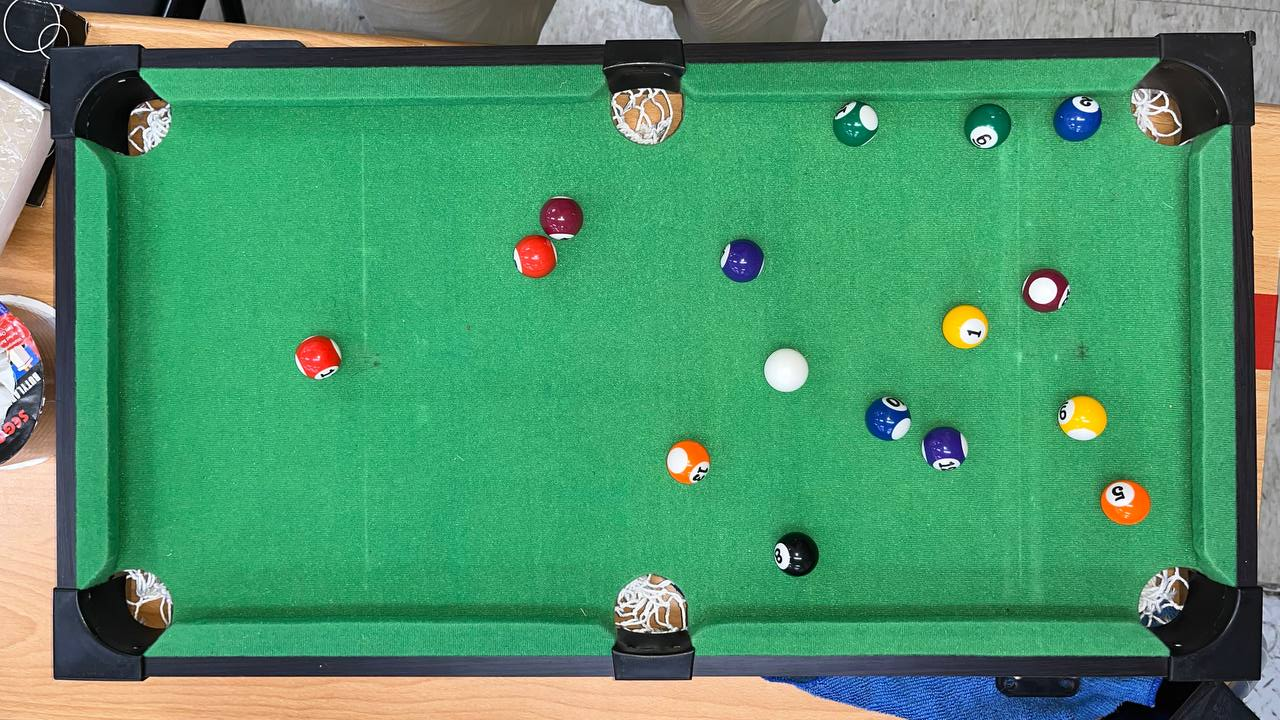
#> input picture filter table pics/poolballs2.jpeg, 1280 x 720 px, found by its file name
$ python filter_ball.py
#> lines starting #> are read from the running program, lines starting #| are printed output that depends on the picture; after the words box and inside, x2 and y2 are one past the last pixel; in counts of white or black regions, pixels touching at a corner belong together
import cv2
import matplotlib.pyplot as plt
import numpy as np

from mpl_toolkits.mplot3d import Axes3D
from matplotlib import cm
from matplotlib import colors

# [5 lines left out: function filter, not called in this run]

def do_canny(img):
    canny = cv2.Canny(img,30,200)
    return canny

def display_color(light, dark):
    l_square = np.full((10, 10, 3), light, dtype=np.uint8) / 255.0
    d_square = np.full((10, 10, 3), dark, dtype=np.uint8) / 255.0
    plt.subplot(1, 2, 1)
    plt.imshow(l_square)
    plt.subplot(1, 2, 2)
    plt.imshow(d_square)
    plt.show()

# [18 lines left out: functions plot_3dspace, show_image, not called in this run]

img_cv = cv2.imread('/home/zack/IDPoolBall/filter table pics/poolballs2.jpeg')
#> img_cv is the input picture: shape (720, 1280, 3); mean B, G, R 106.3, 147.2, 76.3
img_plt = cv2.cvtColor(img_cv, cv2.COLOR_BGR2RGB)

plt.imshow(img_plt)
plt.show()

# plot_3dspace(img_plt)

#DEFINE BILLARD BALL COLOR
light_red = (255,100,100)
dark_red = (100,0,0)
display_color(light_red, dark_red)
#> in display_color, `plt.show()`:
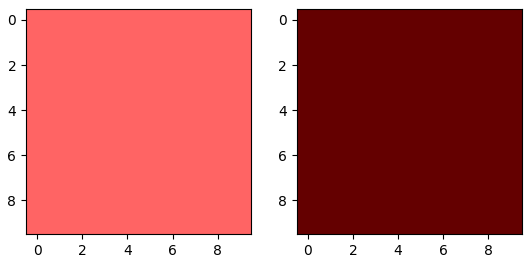
#> figure drawn by matplotlib, 2 panels

pure_white = (255,255,255)
off_white = (215,215,215)
display_color(pure_white, off_white)
#> call 2 of display_color, with light = (255, 255, 255), dark = (215, 215, 215)
#> in display_color (call 2), `plt.show()`:
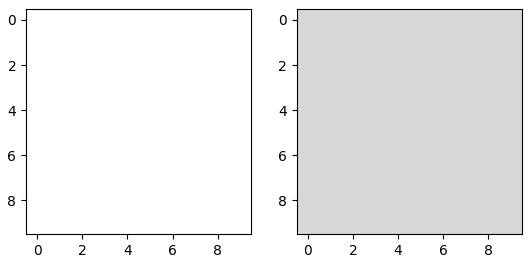
#> figure drawn by matplotlib, 2 panels

off_black = (40,40,40)
pure_black = (0,0,0)
display_color(off_black, pure_black)
#> call 3 of display_color, with light = (40, 40, 40), dark = (0, 0, 0)
#> in display_color (call 3), `plt.show()`:
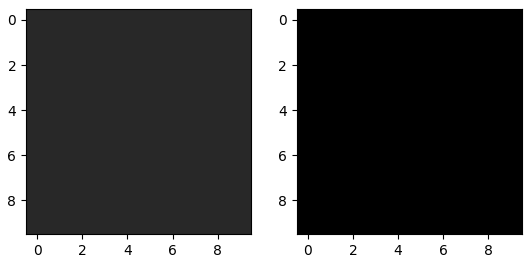
#> figure drawn by matplotlib, 2 panels


red_mask = cv2.inRange(img_plt, dark_red, light_red)
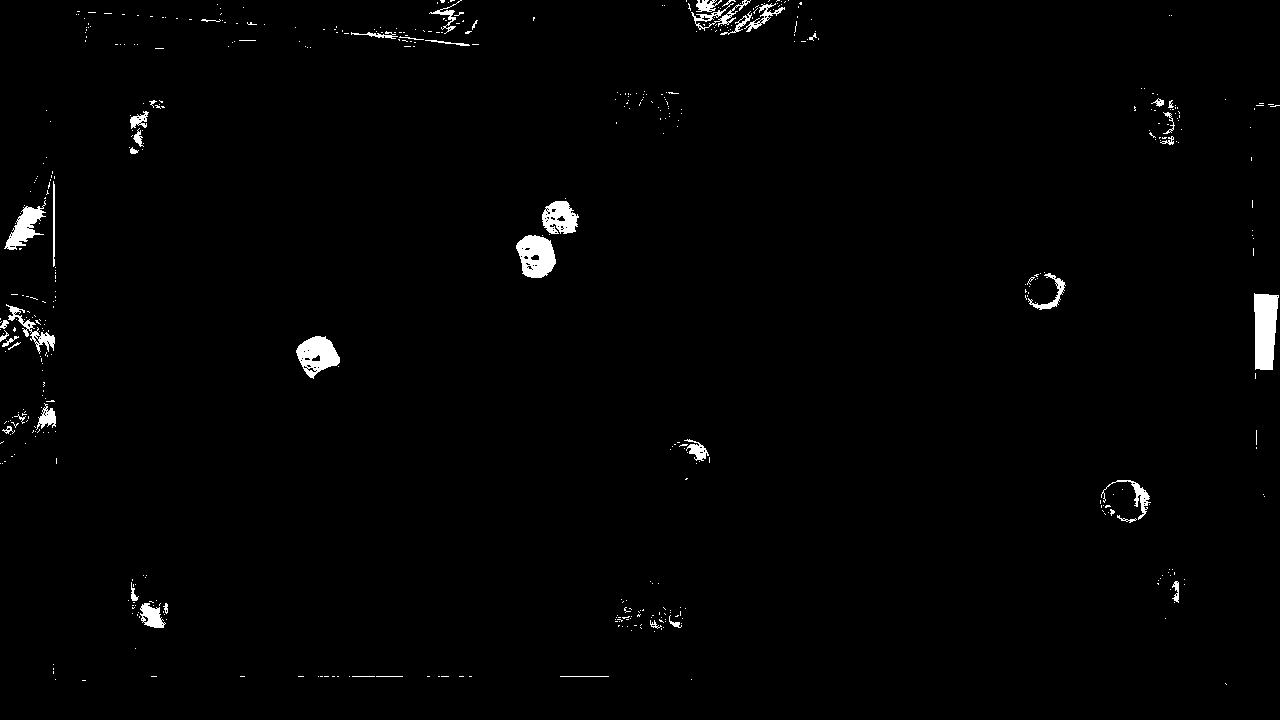
#> red_mask: shape (720, 1280); 1.3% white; 519 white regions (471 under 20 px), largest, box (x1, y1, x2, y2) and area: (1254, 293, 1279, 370) 1573, (516, 235, 556, 278) 1232, (296, 336, 340, 379) 1126
white_mask = cv2.inRange(img_plt, off_white, pure_white)
#> white_mask: shape (720, 1280); 1.3% white; 306 white regions (249 under 20 px), largest, box (x1, y1, x2, y2) and area: (615, 575, 685, 628) 1158, (766, 353, 805, 391) 1124, (0, 351, 20, 419) 617
black_mask = cv2.inRange(img_plt, pure_black, off_black)
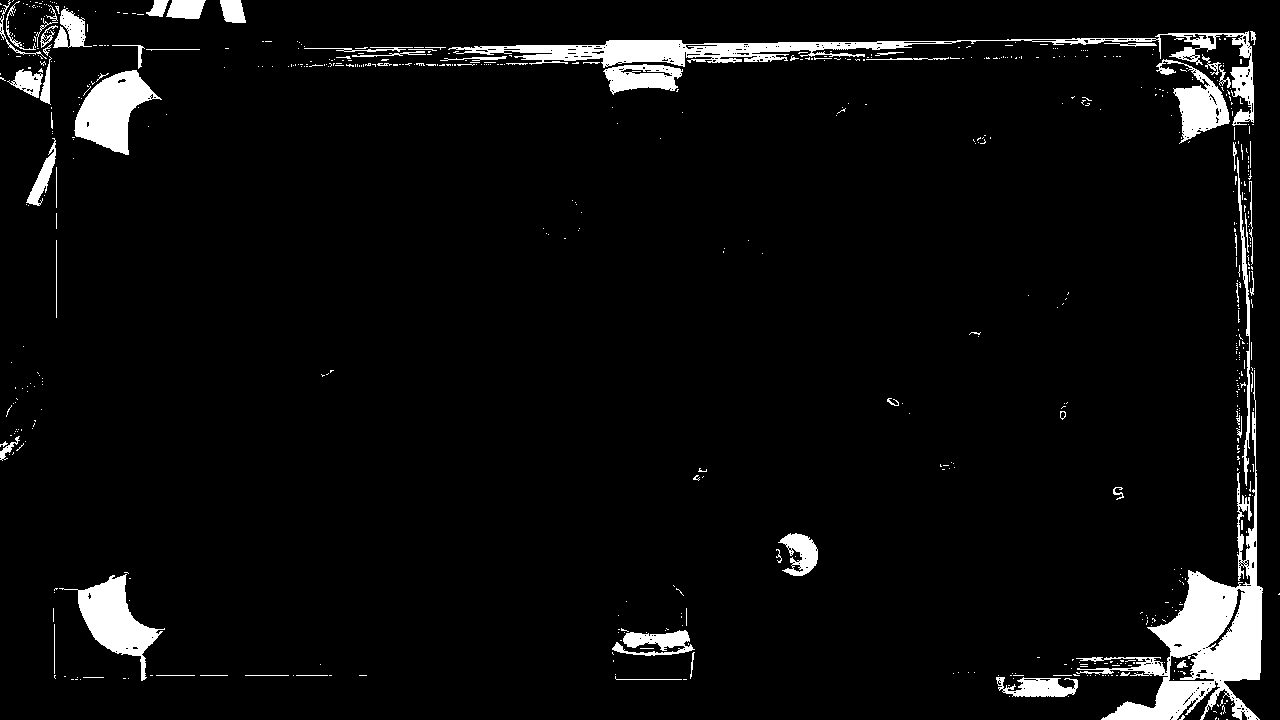
#> black_mask: shape (720, 1280); 5% white; 653 white regions (579 under 20 px), largest, box (x1, y1, x2, y2) and area: (1076, 370, 1263, 720) 12913, (448, 31, 1254, 126) 8530, (74, 70, 162, 155) 3841
# show_image(red_mask)
# show_image(white_mask)
# show_image(black_mask)
result = cv2.bitwise_and(img_plt, img_plt, mask=red_mask+white_mask+black_mask)
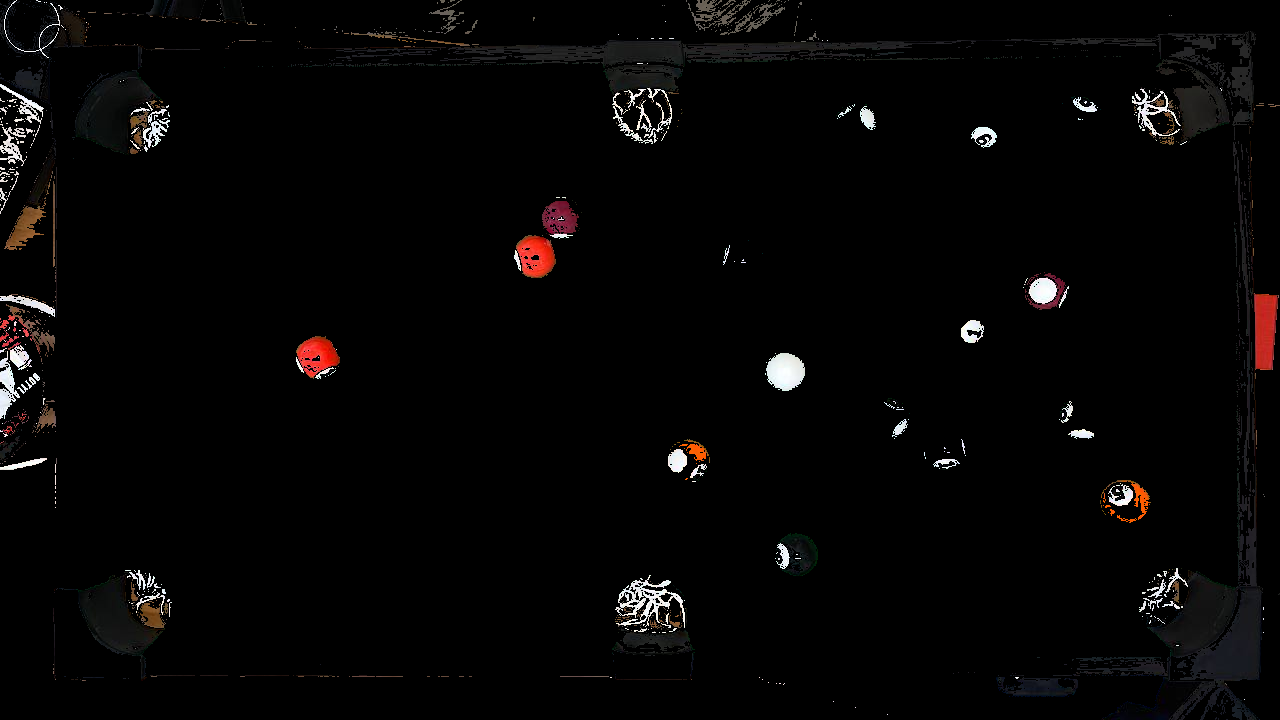
#> result: shape (720, 1280, 3); mean R, G, B 6.1, 5.1, 4.9
plt.imshow(result)
plt.show()

$ run again, with filter table pics/poolballs1.jpeg copied over filter table pics/poolballs2.jpeg
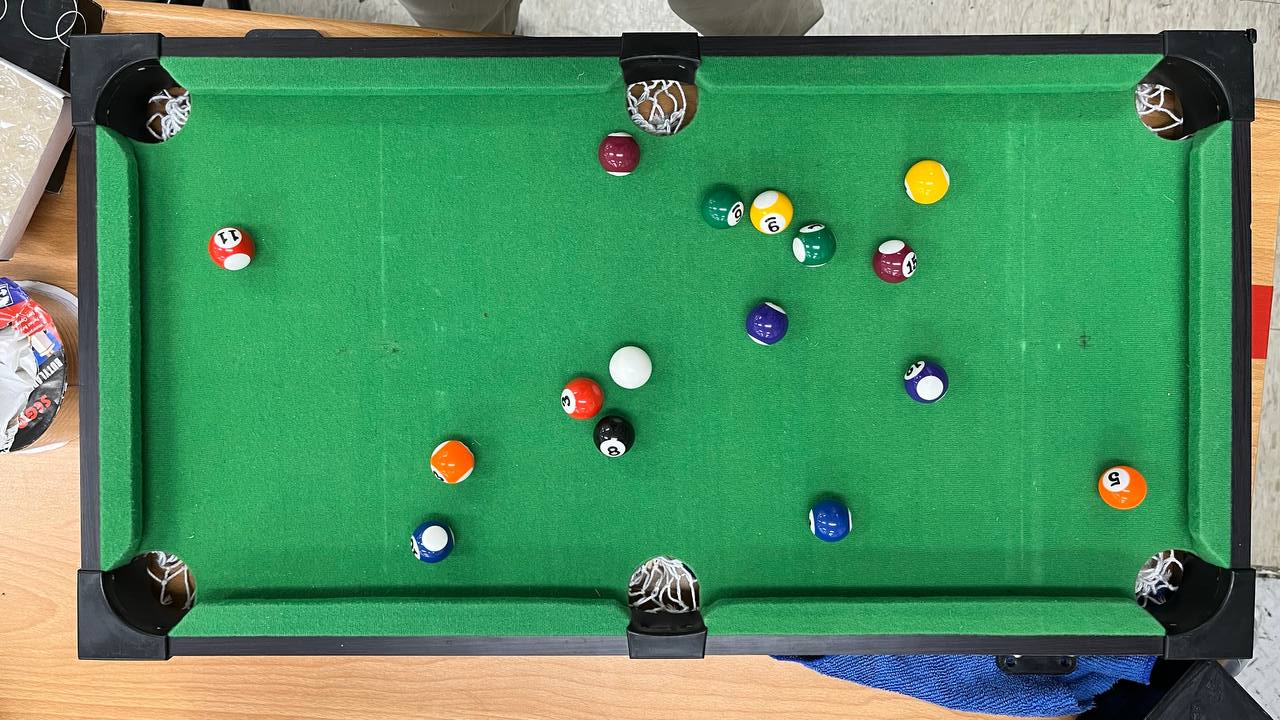
#> input picture filter table pics/poolballs1.jpeg, 1280 x 720 px, found by its file name
#> img_cv is the input picture: shape (720, 1280, 3); mean B, G, R 96.8, 142.4, 76.8
#> `red_mask = cv2.inRange(img_plt, dark_red, light_red)`:
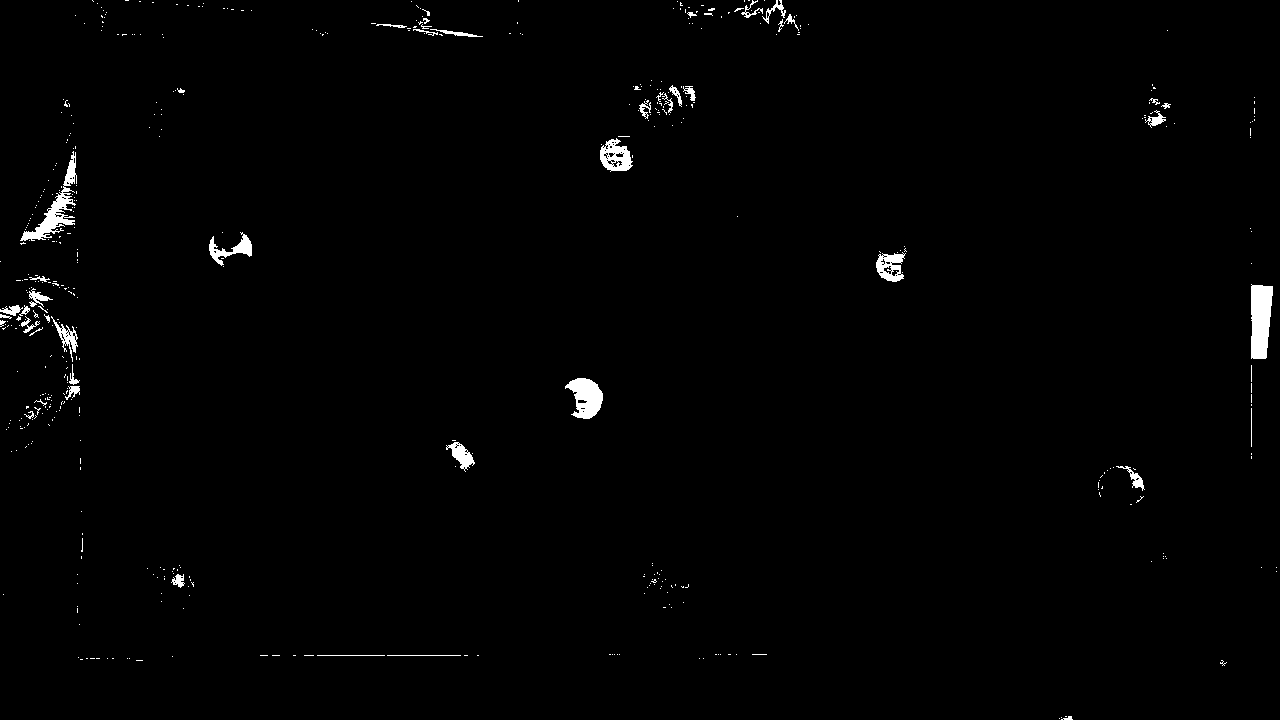
#> red_mask: shape (720, 1280); 1% white; 497 white regions (451 under 20 px), largest, box (x1, y1, x2, y2) and area: (1251, 284, 1273, 359) 1375, (20, 151, 77, 241) 1222, (565, 378, 603, 419) 986
#> white_mask: shape (720, 1280); 1.4% white; 620 white regions (537 under 20 px), largest, box (x1, y1, x2, y2) and area: (0, 330, 42, 455) 2304, (610, 349, 649, 388) 1081, (917, 376, 943, 400) 467
#> black_mask: shape (720, 1280); 5.3% white; 812 white regions (736 under 20 px), largest, box (x1, y1, x2, y2) and area: (1076, 357, 1273, 720) 11567, (363, 33, 973, 60) 8072, (1166, 29, 1256, 421) 4261
#> `result = cv2.bitwise_and(img_plt, img_plt, mask=red_mask+white_mask+bl..`:
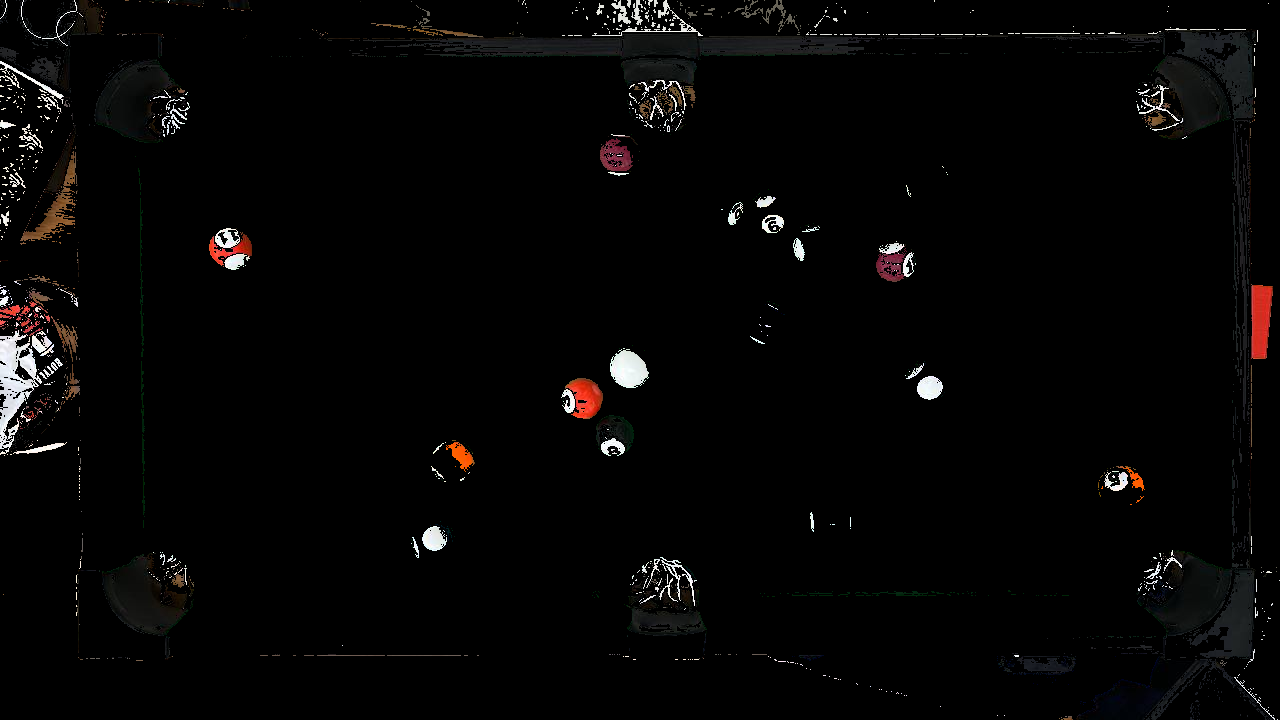
#> result: shape (720, 1280, 3); mean R, G, B 5.9, 5.2, 4.9
